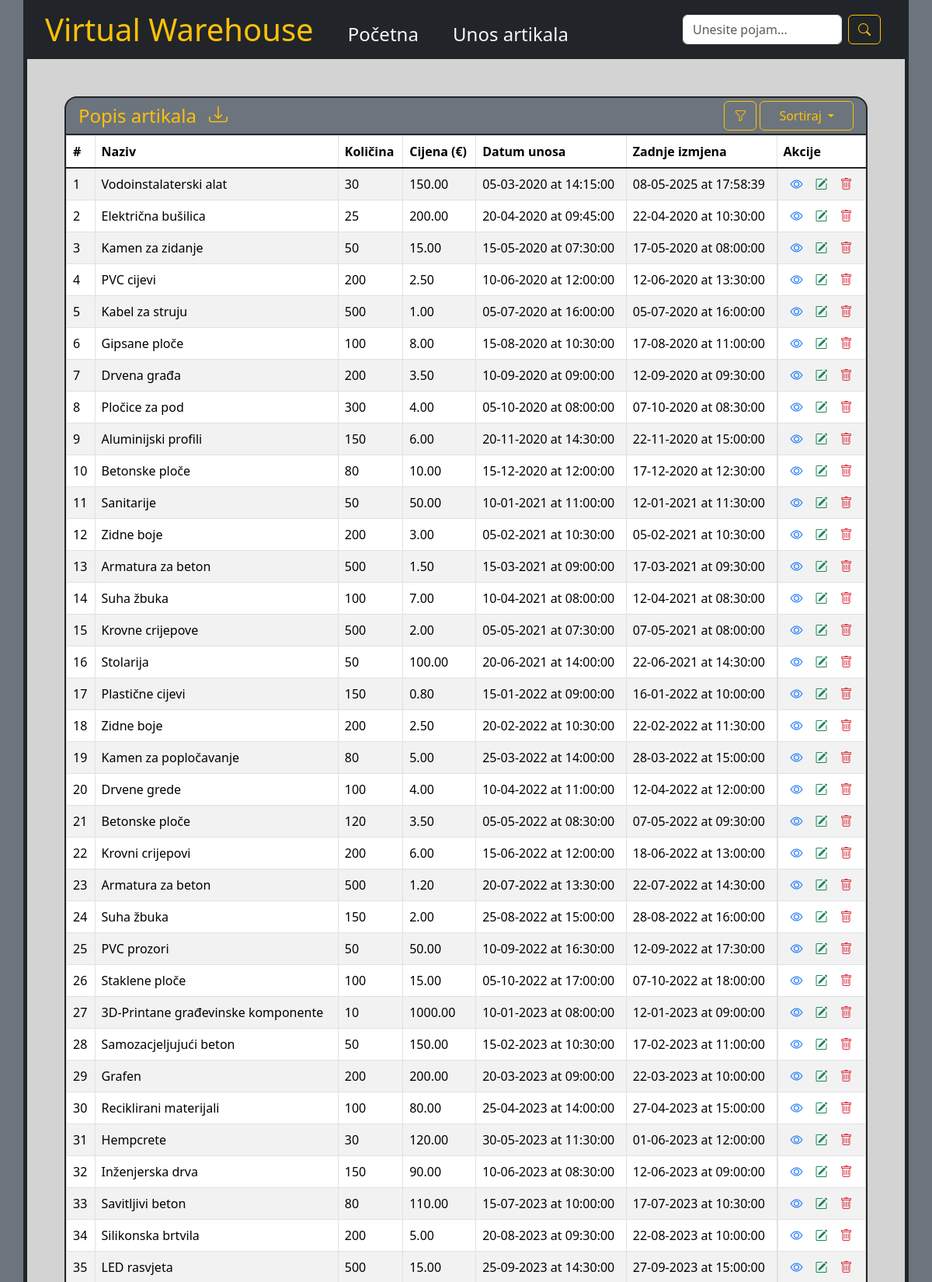
The page / (upper part) on the database its author committed.
### models.py (models this page shows)
class Artikl(db.Model):
    id = db.Column(db.Integer, primary_key=True)
    naziv = db.Column(db.String(100), nullable=False)
    opis = db.Column(db.String(200), nullable=True)
    dostupna_kolicina = db.Column(db.Integer, nullable=False)
    minimalna_kolicina = db.Column(db.Integer, nullable=False)
    cijena = db.Column(db.Numeric(7, 2), nullable=False)
    datum_dodavanja = db.Column(db.DateTime, nullable=False)
    datum_izmjene = db.Column(db.DateTime, nullable=False)
    def to_dict(self, id_col=True):
        dict_ent = {
            "id": self.id,
            "naziv": self.naziv,
            "opis": self.opis,
            "dostupna_kolicina": self.dostupna_kolicina,
            "minimalna_kolicina": self.minimalna_kolicina,
            "cijena": self.cijena,
            "datum_dodavanja": self.datum_dodavanja,
            "datum_izmjene": self.datum_izmjene,
        }
        if id_col:
            return dict_ent
        else:
            return dict(list(dict_ent.items())[1:])
    def datetime_to_locale(self):
        format_style = "dd-MM-yyyy 'at' HH:mm:ss"
        self.datum_dodavanja = format_datetime(self.datum_dodavanja, format_style)
        self.datum_izmjene = format_datetime(self.datum_izmjene, format_style)
        return self

### app.py (the view)
@app.route('/')
def index():
    artikli = Artikl.query.all()
    artikli = list(map(lambda artikl: artikl.datetime_to_locale().to_dict(), artikli))
    return render_template("index.html", artikli=artikli, modal=modal, title="Početna")

### templates/index.html (shortened to what this page needs)
{% extends "base.html" %}
{% block content %}
<div id="div_tablice" class="border bg-secondary text-warning border-dark border-2 rounded-top-4 d-flex justify-content-between align-items-center">
    <div class="d-flex">
		<p class="px-3 pt-3 fs-4">Popis artikala</p>
		<a id="download" class="icon-link" href="javascript:download()"><i  class="bi bi-download text-warning fs-4 mb-3" data-bs-toggle="tooltip" data-bs-placement="bottom" title="Preuzmi popis"></i></a>
	</div>
    <div class="d-flex">
        <button id="filtriraj" class="btn btn-outline-warning" type="button" data-bs-toggle="modal" data-bs-target="#staticBackdrop"><i class="bi bi-funnel"></i></button>
        <div class="dropdown-center">
            <button id="sortiraj" class="btn btn-outline-warning ms-1 me-3 px-4 dropdown-toggle" type="button" data-bs-toggle="dropdown" aria-expanded="false">Sortiraj </button>
        </div>
    </div>
</div>
<div class="border border-dark border-2 border-top-0">
    {% if artikli -%}
    <table class="table table-striped table-bordered mb-0">
        <thead>
          	<tr>
            	<th scope="col">#</th>
            	<th scope="col">Naziv</th>
            	<th scope="col">Količina</th>
            	<th scope="col">Cijena (€)</th>
            	<th scope="col">Datum unosa</th>
            	<th scope="col">Zadnje izmjena</th>
            	<th scope="col" style="width: 0;">Akcije</th>
          	</tr>
        </thead>
        <tbody id="skladiste" class="table-group-divider">
          	{% for artikl in artikli -%}
          	<tr id="{{ artikl.id }}">
    			<td scope="row">{{ loop.index }}</td>
    			<td>{{ artikl.naziv }}</td>
    			<td>{{ artikl.dostupna_kolicina }}</td>
    			<td>{{ artikl.cijena }}</td>
    			<td>{{ artikl.datum_dodavanja }}</td>
    			<td>{{ artikl.datum_izmjene }}</td>
    			<td class="d-flex">
    				<a class="icon-link info_button" data-index="{{ artikl.id }}" href="#"><i class="bi bi-eye mx-2 mb-2 text-primary" data-bs-toggle="tooltip" data-bs-placement="bottom" title="Pregledaj"></i></a>
    				<a class="icon-link edit_button" data-index="{{ artikl.id }}" href="#"><i class="bi bi-pencil-square mx-2 mb-2 text-success" data-bs-toggle="tooltip" data-bs-placement="bottom" title="Uredi"></i></a>
    				<a class="icon-link delete_button" data-index="{{ artikl.id }}" href="#"><i class="bi bi-trash mx-2 mb-2 text-danger" data-bs-toggle="tooltip" data-bs-placement="bottom" title="Obriši"></i></a>
    			</td>
          	</tr>
          	{% endfor %}
      	</tbody>
    </table>
    {% else -%}
    <div id="nema_artikala" class="d-flex justify-content-center bg-white py-3 fs-5">Na skladištu nema unesenih artikala.</div>
    {% endif %}
</div>
{% endblock %}

### templates/base.html (shortened to what this page needs)
<!DOCTYPE html>
<html lang="en">
    <head>
        <link href="{{ url_for('static', filename='css/style.css') }}" rel="stylesheet">
        <link href="https://cdn.jsdelivr.net/npm/bootstrap@5.3.3/dist/css/bootstrap.min.css" rel="stylesheet">
        <link href="https://cdn.jsdelivr.net/npm/bootstrap-icons@1.11.3/font/bootstrap-icons.min.css" rel="stylesheet">
    </head>
    <body class="bg-secondary">
        <nav class="container navbar sticky-top bg-dark">
            <div class="container-fluid row">
                <div class="col-xl-8 col-lg-8 col-md-6 col-sm-6 col-6">
                    <a class="navbar-brand text-warning mx-3 fs-1">Virtual Warehouse</a>
                    <a class="navbar-link link-light link-underline link-underline-opacity-0 mx-4 fs-4" href="{{url_for('index')}}">Početna</a>
                    <a class="navbar-link link-light link-underline link-underline-opacity-0 mx-3 fs-4" href="{{url_for('unos')}}">Unos artikala</a>
                </div>
                <form class="d-flex col-xl-3 col-lg-4 col-md-6 col-sm-6 col-6" action="{{ url_for('pretrazivanje') }}" method="GET">
                    <input name="pojam" class="form-control me-2" type="search" placeholder="Unesite pojam...">
                    <button class="btn btn-outline-warning" type="submit"><i class="bi bi-search"></i></button>
                </form>
            </div>
        </nav>
        <div id="sadrzaj" class="container border border-dark border-top-0 border-5 rounded-bottom-5 justify-content-center align-items-center p-5">
			{% block content %}
			{% endblock %}
        </div>
    </body>
</html>

### static/css/style.css (style rules this page uses)
body { padding-bottom: 50px; }
td { white-space: pre; }
#sadrzaj { background-color: lightgray; }
#div_tablice { height: 50px; }

### rows shown on the page
Artikl: naziv "Vodoinstalaterski alat", dostupna_kolicina "30", cijena "150.00", datum_dodavanja "05-03-2020 at 14:15:00", datum_izmjene "08-05-2025 at 17:58:39"
Artikl: naziv "Električna bušilica", dostupna_kolicina "25", cijena "200.00", datum_dodavanja "20-04-2020 at 09:45:00", datum_izmjene "22-04-2020 at 10:30:00"
Artikl: naziv "Kamen za zidanje", dostupna_kolicina "50", cijena "15.00", datum_dodavanja "15-05-2020 at 07:30:00", datum_izmjene "17-05-2020 at 08:00:00"
Artikl: naziv "PVC cijevi", dostupna_kolicina "200", cijena "2.50", datum_dodavanja "10-06-2020 at 12:00:00", datum_izmjene "12-06-2020 at 13:30:00"
Artikl: naziv "Kabel za struju", dostupna_kolicina "500", cijena "1.00", datum_dodavanja "05-07-2020 at 16:00:00", datum_izmjene "05-07-2020 at 16:00:00"
Artikl: naziv "Gipsane ploče", dostupna_kolicina "100", cijena "8.00", datum_dodavanja "15-08-2020 at 10:30:00", datum_izmjene "17-08-2020 at 11:00:00"
Artikl: naziv "Drvena građa", dostupna_kolicina "200", cijena "3.50", datum_dodavanja "10-09-2020 at 09:00:00", datum_izmjene "12-09-2020 at 09:30:00"
Artikl: naziv "Pločice za pod", dostupna_kolicina "300", cijena "4.00", datum_dodavanja "05-10-2020 at 08:00:00", datum_izmjene "07-10-2020 at 08:30:00"
Artikl: naziv "Aluminijski profili", dostupna_kolicina "150", cijena "6.00", datum_dodavanja "20-11-2020 at 14:30:00", datum_izmjene "22-11-2020 at 15:00:00"
Artikl: naziv "Betonske ploče", dostupna_kolicina "80", cijena "10.00", datum_dodavanja "15-12-2020 at 12:00:00", datum_izmjene "17-12-2020 at 12:30:00"
Artikl: naziv "Sanitarije", dostupna_kolicina "50", cijena "50.00", datum_dodavanja "10-01-2021 at 11:00:00", datum_izmjene "12-01-2021 at 11:30:00"
Artikl: naziv "Zidne boje", dostupna_kolicina "200", cijena "3.00", datum_dodavanja "05-02-2021 at 10:30:00", datum_izmjene "05-02-2021 at 10:30:00"
Artikl: naziv "Armatura za beton", dostupna_kolicina "500", cijena "1.50", datum_dodavanja "15-03-2021 at 09:00:00", datum_izmjene "17-03-2021 at 09:30:00"
Artikl: naziv "Suha žbuka", dostupna_kolicina "100", cijena "7.00", datum_dodavanja "10-04-2021 at 08:00:00", datum_izmjene "12-04-2021 at 08:30:00"
Artikl: naziv "Krovne crijepove", dostupna_kolicina "500", cijena "2.00", datum_dodavanja "05-05-2021 at 07:30:00", datum_izmjene "07-05-2021 at 08:00:00"
Artikl: naziv "Stolarija", dostupna_kolicina "50", cijena "100.00", datum_dodavanja "20-06-2021 at 14:00:00", datum_izmjene "22-06-2021 at 14:30:00"
Artikl: naziv "Plastične cijevi", dostupna_kolicina "150", cijena "0.80", datum_dodavanja "15-01-2022 at 09:00:00", datum_izmjene "16-01-2022 at 10:00:00"
Artikl: naziv "Zidne boje", dostupna_kolicina "200", cijena "2.50", datum_dodavanja "20-02-2022 at 10:30:00", datum_izmjene "22-02-2022 at 11:30:00"
Artikl: naziv "Kamen za popločavanje", dostupna_kolicina "80", cijena "5.00", datum_dodavanja "25-03-2022 at 14:00:00", datum_izmjene "28-03-2022 at 15:00:00"
Artikl: naziv "Drvene grede", dostupna_kolicina "100", cijena "4.00", datum_dodavanja "10-04-2022 at 11:00:00", datum_izmjene "12-04-2022 at 12:00:00"
Artikl: naziv "Betonske ploče", dostupna_kolicina "120", cijena "3.50", datum_dodavanja "05-05-2022 at 08:30:00", datum_izmjene "07-05-2022 at 09:30:00"
Artikl: naziv "Krovni crijepovi", dostupna_kolicina "200", cijena "6.00", datum_dodavanja "15-06-2022 at 12:00:00", datum_izmjene "18-06-2022 at 13:00:00"
Artikl: naziv "Armatura za beton", dostupna_kolicina "500", cijena "1.20", datum_dodavanja "20-07-2022 at 13:30:00", datum_izmjene "22-07-2022 at 14:30:00"
Artikl: naziv "Suha žbuka", dostupna_kolicina "150", cijena "2.00", datum_dodavanja "25-08-2022 at 15:00:00", datum_izmjene "28-08-2022 at 16:00:00"
Artikl: naziv "PVC prozori", dostupna_kolicina "50", cijena "50.00", datum_dodavanja "10-09-2022 at 16:30:00", datum_izmjene "12-09-2022 at 17:30:00"
Artikl: naziv "Staklene ploče", dostupna_kolicina "100", cijena "15.00", datum_dodavanja "05-10-2022 at 17:00:00", datum_izmjene "07-10-2022 at 18:00:00"
Artikl: naziv "3D-Printane građevinske komponente", dostupna_kolicina "10", cijena "1000.00", datum_dodavanja "10-01-2023 at 08:00:00", datum_izmjene "12-01-2023 at 09:00:00"
Artikl: naziv "Samozacjeljujući beton", dostupna_kolicina "50", cijena "150.00", datum_dodavanja "15-02-2023 at 10:30:00", datum_izmjene "17-02-2023 at 11:00:00"
Artikl: naziv "Grafen", dostupna_kolicina "200", cijena "200.00", datum_dodavanja "20-03-2023 at 09:00:00", datum_izmjene "22-03-2023 at 10:00:00"
Artikl: naziv "Reciklirani materijali", dostupna_kolicina "100", cijena "80.00", datum_dodavanja "25-04-2023 at 14:00:00", datum_izmjene "27-04-2023 at 15:00:00"
Artikl: naziv "Hempcrete", dostupna_kolicina "30", cijena "120.00", datum_dodavanja "30-05-2023 at 11:30:00", datum_izmjene "01-06-2023 at 12:00:00"
Artikl: naziv "Inženjerska drva", dostupna_kolicina "150", cijena "90.00", datum_dodavanja "10-06-2023 at 08:30:00", datum_izmjene "12-06-2023 at 09:00:00"
Artikl: naziv "Savitljivi beton", dostupna_kolicina "80", cijena "110.00", datum_dodavanja "15-07-2023 at 10:00:00", datum_izmjene "17-07-2023 at 10:30:00"
Artikl: naziv "Silikonska brtvila", dostupna_kolicina "200", cijena "5.00", datum_dodavanja "20-08-2023 at 09:30:00", datum_izmjene "22-08-2023 at 10:00:00"
Artikl: naziv "LED rasvjeta", dostupna_kolicina "500", cijena "15.00", datum_dodavanja "25-09-2023 at 14:30:00", datum_izmjene "27-09-2023 at 15:00:00"
